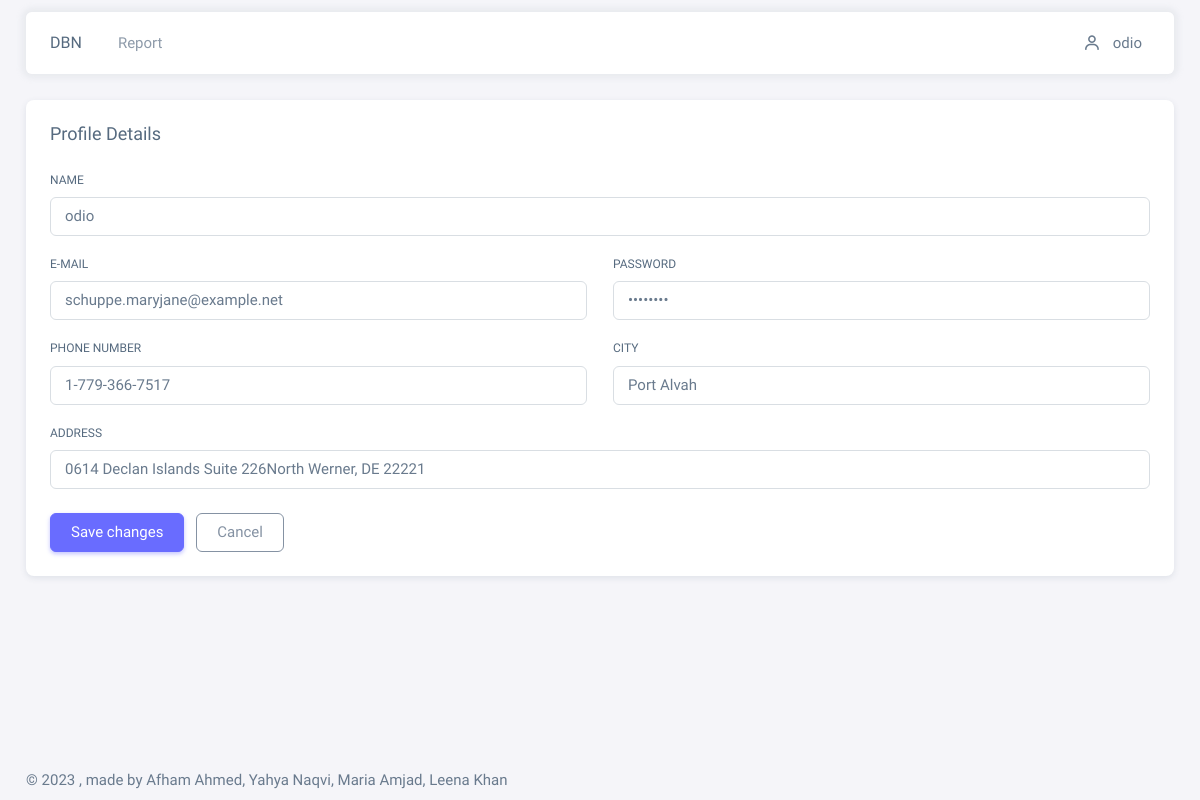
Screenshot of /account.php (signed in) with the database file from the repository.
### tables this page shows
CREATE TABLE `employees` (
  `id` int(11) NOT NULL,
  `status` tinyint(4) NOT NULL,
  `name` varchar(255) NOT NULL,
  `email` varchar(255) NOT NULL,
  `password` varchar(255) NOT NULL,
  `image` varchar(255) NOT NULL,
  `phone` varchar(15) NOT NULL,
  `country` varchar(255) NOT NULL,
  `city` varchar(255) NOT NULL,
  `address` varchar(255) NOT NULL,
  `monthly_target` int(11) NOT NULL,
  `created_at` timestamp NOT NULL DEFAULT current_timestamp()
);

### src/functions/myfunctions.php (called while the page is built, shortened)
<?php
require_once("config.php");
function getById($tablename, $id)
{
    global $conn;
    $view_query = "select * from $tablename where id = $id";
    return (mysqli_query($conn, $view_query));
}

### src/account.php (the view, shortened to what this page needs)
<!DOCTYPE html>
<html lang="en">
<?php
include_once('includes/header.php');
?>
<body>
    <div class="layout-wrapper layout-content-navbar">
      <div class="layout-container">
        <div class="layout-page">
        <?php
        include_once('includes/navbar.php');
        ?>
          <div class="content-wrapper">
            <div class="container-xxl flex-grow-1 container-p-y">
              <div class="row">
                <div class="col-md-12">
                  <div class="card mb-4">
                    <h5 class="card-header">Profile Details</h5>
                    <div class="card-body">
                      <?php
                      $id = $_SESSION['auth_user']['userid'];
                      $profile = mysqli_fetch_assoc( getById('employees', $id));
                      ?>
                      <form action = "code.php" id="formAccountSettings" method="POST" enctype="multipart/form-data">
                        <div class="row">
                          <div class="mb-3 col-md-12">
                            <label for="Name" class="form-label">Name</label>
                            <input
                              class="form-control"
                              type="text"
                              id="name"
                              name="name"
                              value="<?= $profile['name'] ?>"
                              autofocus
                            />
                          </div>
                          <div class="mb-3 col-md-6">
                            <label for="email" class="form-label">E-mail</label>
                            <input
                              class="form-control"
                              type="email"
                              id="email"
                              name="email"
                              value="<?= $profile['email'] ?>"
                              placeholder="john.doe@example.com"
                            />
                          </div>
                          <div class="mb-3 col-md-6">
                            <label for="password" class="form-label">Password</label>
                            <input type="password" class="form-control" id="password" name="password" value="<?= $profile['password'] ?>" placeholder="Address" />
                          </div>
                          <div class="mb-3 col-md-6">
                            <label class="form-label" for="phoneNumber">Phone Number</label>
                            <div class="input-group input-group-merge">
                              <input
                                type="text"
                                id="phoneNumber"
                                name="phone"
                                class="form-control"
                                value="<?= $profile['phone'] ?>"
                                placeholder="0311 2075 188"
                              />
                            </div>
                          </div>
                          <div class="mb-3 col-md-6">
                            <label for="state" class="form-label">City</label>
                            <input class="form-control" type="text" id="state" name="city" value="<?= $profile['city'] ?>" placeholder="Mirpurkhas" />
                          </div>
                          <div class="mb-3 col-md-12">
                            <label for="address" class="form-label">Address</label>
                            <input type="text" class="form-control" id="address" name="address" value="<?= $profile['address'] ?>" placeholder="Address" />
                          </div>
                        </div>
                        <div class="mt-2">
                          <button type="submit" name="edit_account_btn" class="btn btn-primary me-2">Save changes</button>
                          <button type="reset" class="btn btn-outline-secondary">Cancel</button>
                        </div>
                      </form>
                    </div>
                  </div>
                </div>
              </div>
            </div>
            <?php
            include_once('includes/footer.php');
            ?>
        </div>
        </div>
      </div>
    </div>
</body>
</html>

### rows the page displays
employees: name "odio", email "schuppe.maryjane@example.net", phone "1-779-366-7517", city "Port Alvah", address "0614 Declan Islands Suite 226North Werner, DE 22221"

### other values shown
$_SESSION['auth_user']['name'] "odio"
